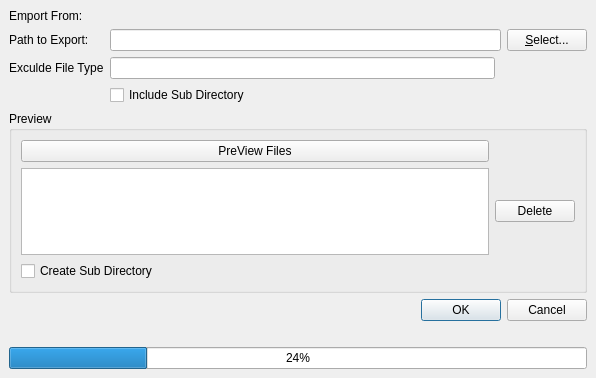
<?xml version="1.0" encoding="UTF-8"?>
<ui version="4.0">
 <class>ExportDocDialog</class>
 <widget class="QDialog" name="ExportDocDialog">
  <property name="geometry">
   <rect>
    <x>0</x>
    <y>0</y>
    <width>596</width>
    <height>378</height>
   </rect>
  </property>
  <property name="windowTitle">
   <string>Document Export</string>
  </property>
  <layout class="QGridLayout">
   <property name="margin">
    <number>9</number>
   </property>
   <property name="spacing">
    <number>6</number>
   </property>
   <item row="2" column="1" colspan="2">
    <widget class="QLineEdit" name="fileSelDir">
     <property name="readOnly">
      <bool>true</bool>
     </property>
    </widget>
   </item>
   <item row="2" column="3">
    <widget class="QPushButton" name="fileSelBtn">
     <property name="text">
      <string>&amp;Select...</string>
     </property>
    </widget>
   </item>
   <item row="9" column="0" colspan="4">
    <widget class="QGroupBox" name="groupBox">
     <property name="title">
      <string>Preview</string>
     </property>
     <layout class="QGridLayout">
      <property name="margin">
       <number>9</number>
      </property>
      <property name="spacing">
       <number>6</number>
      </property>
      <item row="2" column="0">
       <widget class="QTableView" name="previewView">
        <property name="editTriggers">
         <set>QAbstractItemView::NoEditTriggers</set>
        </property>
        <property name="alternatingRowColors">
         <bool>true</bool>
        </property>
        <property name="textElideMode">
         <enum>Qt::ElideNone</enum>
        </property>
        <property name="gridStyle">
         <enum>Qt::NoPen</enum>
        </property>
        <property name="sortingEnabled">
         <bool>true</bool>
        </property>
       </widget>
      </item>
      <item row="0" column="0">
       <widget class="QPushButton" name="previewBtn">
        <property name="text">
         <string>PreView Files</string>
        </property>
       </widget>
      </item>
      <item row="2" column="1">
       <widget class="QPushButton" name="delBtn">
        <property name="text">
         <string>Delete</string>
        </property>
       </widget>
      </item>
      <item row="3" column="0">
       <widget class="QCheckBox" name="createSubDirChk">
        <property name="text">
         <string>Create Sub Directory</string>
        </property>
       </widget>
      </item>
     </layout>
    </widget>
   </item>
   <item row="11" column="0" colspan="4">
    <widget class="QDialogButtonBox" name="buttonBox">
     <property name="whatsThis">
      <string/>
     </property>
     <property name="locale">
      <locale language="English" country="UnitedStates"/>
     </property>
     <property name="orientation">
      <enum>Qt::Horizontal</enum>
     </property>
     <property name="standardButtons">
      <set>QDialogButtonBox::Cancel|QDialogButtonBox::Ok</set>
     </property>
    </widget>
   </item>
   <item row="0" column="0">
    <widget class="QLabel" name="label_4">
     <property name="text">
      <string>Emport From:</string>
     </property>
    </widget>
   </item>
   <item row="2" column="0">
    <widget class="QLabel" name="label_1">
     <property name="text">
      <string>Path to Export:</string>
     </property>
    </widget>
   </item>
   <item row="0" column="1" colspan="2">
    <widget class="QLabel" name="destDir">
     <property name="text">
      <string/>
     </property>
    </widget>
   </item>
   <item row="6" column="1">
    <widget class="QCheckBox" name="inclueSubDirChk">
     <property name="toolTip">
      <string>Switch it on if the header should not be imported</string>
     </property>
     <property name="text">
      <string>Include Sub Directory </string>
     </property>
    </widget>
   </item>
   <item row="3" column="1">
    <widget class="QLineEdit" name="excludefileType">
     <property name="toolTip">
      <string>eg: *.doc,*.pdf</string>
     </property>
    </widget>
   </item>
   <item row="3" column="0">
    <widget class="QLabel" name="label">
     <property name="text">
      <string>Exculde File Type</string>
     </property>
    </widget>
   </item>
   <item row="13" column="0" colspan="4">
    <widget class="QProgressBar" name="progressBar">
     <property name="value">
      <number>24</number>
     </property>
    </widget>
   </item>
   <item row="12" column="0" colspan="2">
    <widget class="QLabel" name="pgfilename">
     <property name="text">
      <string/>
     </property>
    </widget>
   </item>
  </layout>
 </widget>
 <resources/>
 <connections>
  <connection>
   <sender>buttonBox</sender>
   <signal>rejected()</signal>
   <receiver>ExportDocDialog</receiver>
   <slot>reject()</slot>
   <hints>
    <hint type="sourcelabel">
     <x>295</x>
     <y>458</y>
    </hint>
    <hint type="destinationlabel">
     <x>286</x>
     <y>274</y>
    </hint>
   </hints>
  </connection>
 </connections>
</ui>
